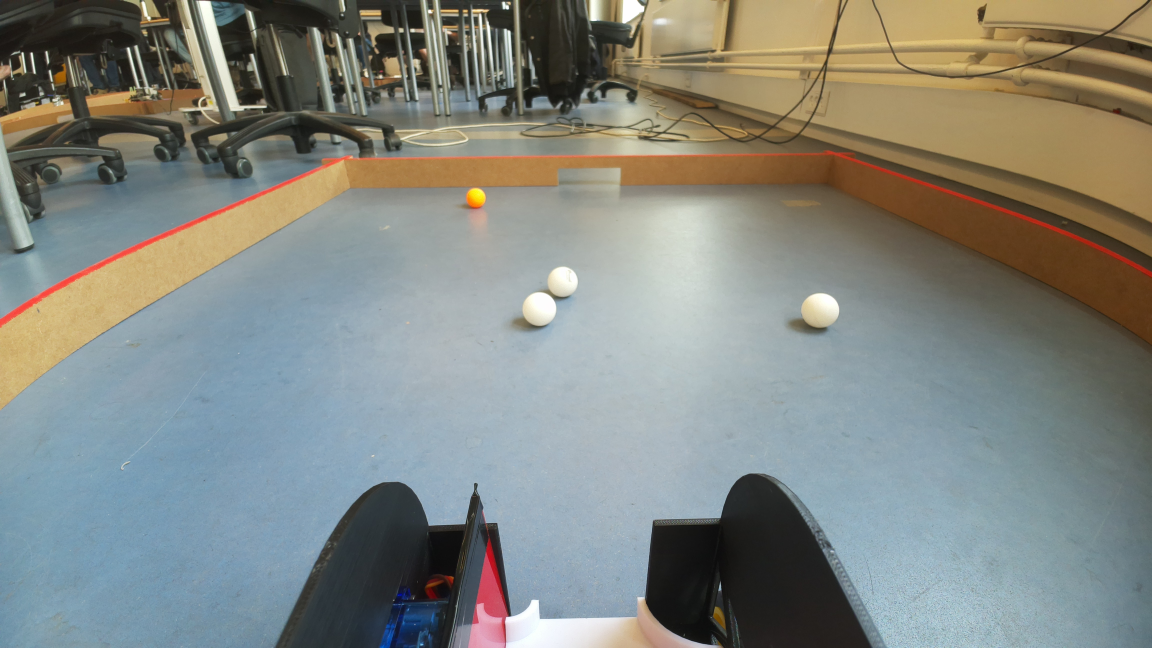
#> input picture test.jpg, 4608 x 2592 px (shown at 1/4 size)
$ python -i vision.py   (imports and definitions only)
#> lines starting #> are read from the running program, lines starting #| are printed output that depends on the picture; after the words box and inside, x2 and y2 are one past the last pixel; in counts of white or black regions, pixels touching at a corner belong together
#> further down, picture is the input picture: shape (2592, 4608, 3); mean B, G, R 128.7, 135, 131.5
### boundary_avoidance.py
import cv2
import numpy as np
import logging
from typing import List, Dict, Tuple, Optional
import time

# --- config.py (simulated for demonstration) ---
class Config:
    DEBUG_VISION = True

config = Config()
# -------------------------------------------------

class BoundaryAvoidanceSystem:
    """Simplified boundary avoidance system - backs up then turns right when wall detected"""

    def __init__(self):
        self.logger = logging.getLogger(__name__)
        logging.basicConfig(level=logging.INFO if config.DEBUG_VISION else logging.WARNING,
                            format='%(asctime)s - %(name)s - %(levelname)s - %(message)s')

        # Simple detection results
        self.detected_walls = []
        self.red_mask = None

        # Arena boundaries (keep this simple)
        self.arena_mask = None
        self.arena_detected = False
        self.arena_contour = None

        # Add compatibility properties for dashboard
        self.avoidance_state = None

        # NEW: Avoidance sequence tracking
        self.avoidance_sequence_active = False
        self.avoidance_step = 0  # 0 = not active, 1 = backing up, 2 = turning right
        self.avoidance_start_time = None

    def detect_arena_boundaries(self, frame) -> bool:
        """Simplified arena boundary detection"""
        if frame is None:
            return False

        h, w = frame.shape[:2]
        hsv = cv2.cvtColor(frame, cv2.COLOR_BGR2HSV)
#> hsv: shape (2592, 4608, 3); mean H, S, V 65.6, 60.7, 147.9

        # Simple red boundary detection
        lower_red1 = np.array([0, 150, 100])
        upper_red1 = np.array([15, 255, 255])
        lower_red2 = np.array([165, 150, 100])
        upper_red2 = np.array([180, 255, 255])

        mask1 = cv2.inRange(hsv, lower_red1, upper_red1)
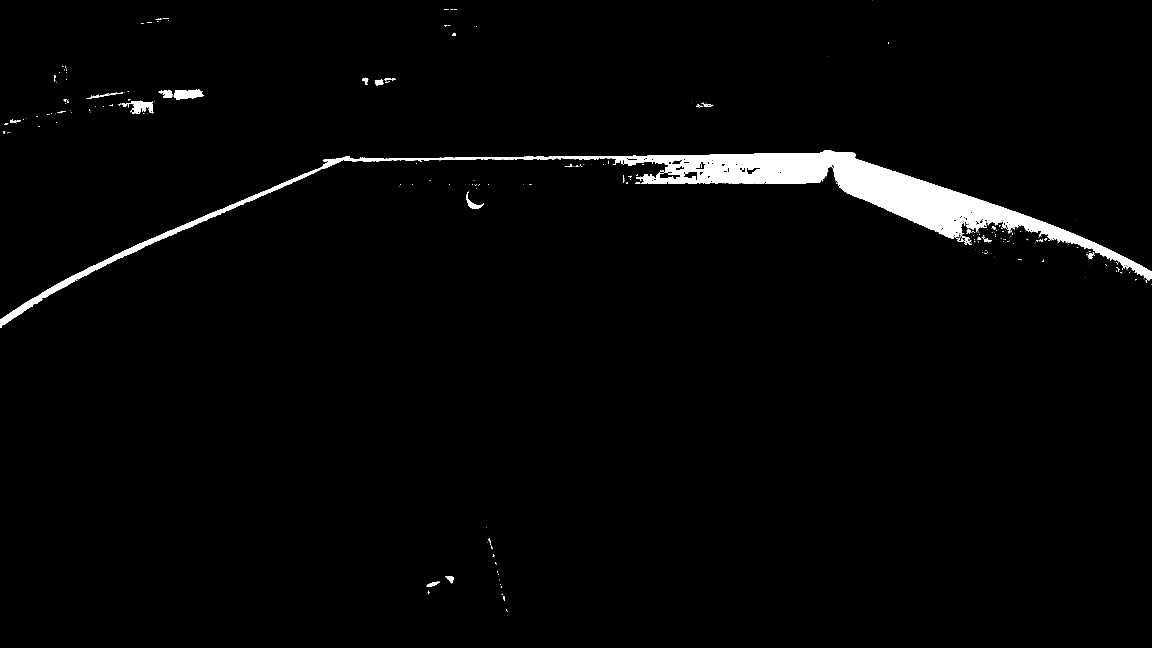
#> mask1: shape (2592, 4608) (shown at 1/4 size); 2.1% white; 506 white regions (431 under 20 px), largest, box (x1, y1, x2, y2) and area: (0, 600, 4608, 1311) 238413, (696, 357, 814, 400) 3292, (488, 403, 613, 456) 2839
        mask2 = cv2.inRange(hsv, lower_red2, upper_red2)
#> mask2: shape (2592, 4608); 0.17% white; 22 white regions (19 under 20 px), largest, box (x1, y1, x2, y2) and area: (1906, 2159, 2034, 2469) 19054, (2008, 2468, 2023, 2567) 778, (1892, 2437, 1914, 2495) 665
        red_boundary_mask = mask1 + mask2
#> red_boundary_mask: shape (2592, 4608); 2.3% white; 490 white regions (417 under 20 px), largest, box (x1, y1, x2, y2) and area: (0, 600, 4608, 1311) 238417, (1906, 2154, 2034, 2469) 19347, (696, 357, 814, 400) 3292

        # Clean up the boundary mask
        kernel = cv2.getStructuringElement(cv2.MORPH_RECT, (5, 5))
        red_boundary_mask = cv2.morphologyEx(red_boundary_mask, cv2.MORPH_CLOSE, kernel, iterations=2)
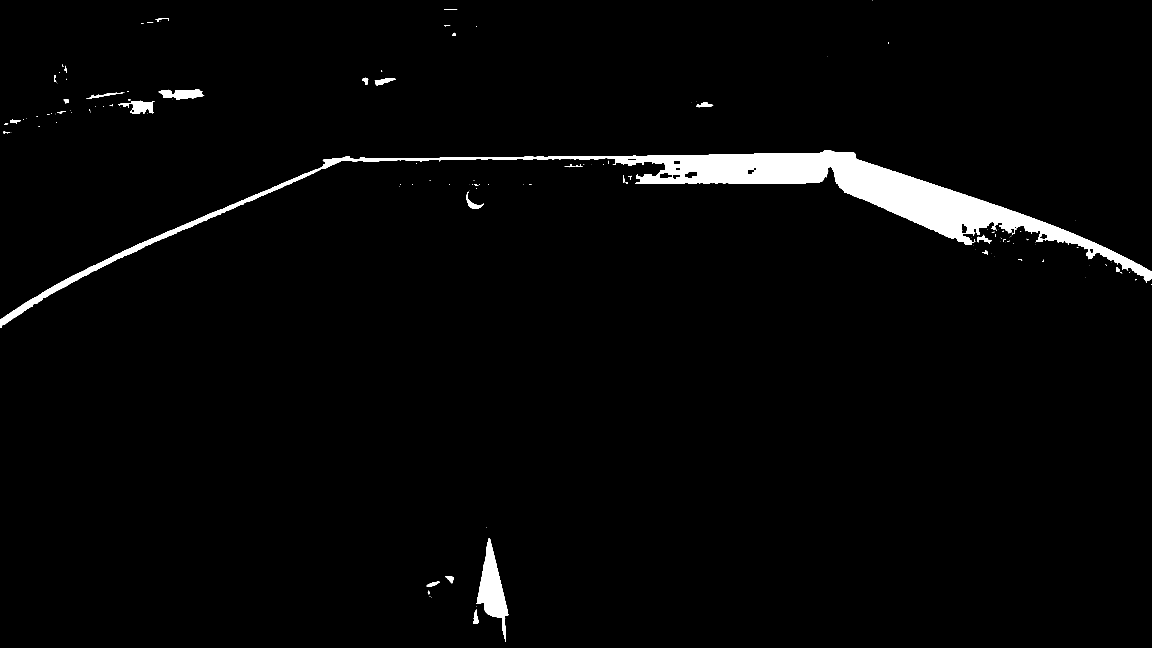
#> red_boundary_mask: shape (2592, 4608) (shown at 1/4 size); 2.5% white; 137 white regions (97 under 20 px)

        # Find the arena boundary contour
        contours, _ = cv2.findContours(red_boundary_mask, cv2.RETR_EXTERNAL, cv2.CHAIN_APPROX_SIMPLE)
#> contours = 137 contours, 106 with area under 20; largest, box (x1, y1, x2, y2) and area: (0, 600, 4608, 1311) 256112, (1906, 2154, 2034, 2567) 20580, (635, 356, 817, 400) 4599, (474, 403, 619, 456) 3598, (1499, 313, 1581, 342) 1070

        if contours:
            largest_contour = max(contours, key=cv2.contourArea)
#> largest_contour = contour of 4035 points, box (x1, y1, x2, y2) (0, 600, 4608, 1311), area 256112
            area = cv2.contourArea(largest_contour)
#> area = 256111.5

            # Check if this could be a valid arena boundary
            min_arena_area = (w * h) * 0.15

            if area > min_arena_area:
                # Create arena mask
                self.arena_mask = np.zeros((h, w), dtype=np.uint8)
                cv2.fillPoly(self.arena_mask, [largest_contour], 255)

                # Erode slightly to be safe
                erosion_kernel = cv2.getStructuringElement(cv2.MORPH_RECT, (10, 10))
                self.arena_mask = cv2.erode(self.arena_mask, erosion_kernel, iterations=1)

                self.arena_contour = largest_contour
                self.arena_detected = True

                if config.DEBUG_VISION:
                    self.logger.info(f"Arena boundary detected: area={area:.0f}")
                return True

        # Fallback: create a simple arena mask
        if not self.arena_detected:
            self.arena_mask = np.ones((h, w), dtype=np.uint8) * 255
            # Simple margins
            margin_h = int(h * 0.10)
            margin_w = int(w * 0.08)

            self.arena_mask[:margin_h, :] = 0
            self.arena_mask[-margin_h:, :] = 0
            self.arena_mask[:, :margin_w] = 0
            self.arena_mask[:, -margin_w:] = 0

            if config.DEBUG_VISION:
                self.logger.info("Using fallback arena mask")

        return False

    # [185 lines left out: functions detect_boundaries, get_avoidance_command, get_closest_boundary_distance, draw_boundary_visualization, get_status, reset, not called in this run]

### vision.py
import cv2
import numpy as np
import time
import subprocess
import os
import logging
from dataclasses import dataclass
from typing import List, Tuple, Optional
import config
from boundary_avoidance import BoundaryAvoidanceSystem

@dataclass
class DetectedObject:
    """Class to store detected object information"""
    object_type: str  # 'ball'
    center: Tuple[int, int]
    radius: int
    area: int
    confidence: float
    distance_from_center: float
    in_collection_zone: bool = False

class Pi5Camera:
    """Camera interface for Raspberry Pi 5 using libcamera"""

    def __init__(self):
        self.logger = logging.getLogger(__name__)
        self.temp_file = "/tmp/golfbot_frame.jpg"
        self.running = False

    # [45 lines left out: functions start_capture, capture_frame, release, not called in this run]

class VisionSystem:
    """Enhanced vision processing system with HoughCircles and ball centering - WHITE BALLS ONLY"""

    def __init__(self):
        self.logger = logging.getLogger(__name__)
        self.camera = Pi5Camera()
        self.frame_center_x = config.CAMERA_WIDTH // 2
        self.frame_center_y = config.CAMERA_HEIGHT // 2
        self.last_frame = None
        self.current_target = None

        # Initialize boundary avoidance system
        self.boundary_system = BoundaryAvoidanceSystem()

        # Collection zone boundaries
        self.collection_zone = self._calculate_collection_zone()

        # Detection method tracking
        self.detection_method = "hybrid"

        # Dashboard support - store recent detections
        self._last_detected_balls = []

        # Delegate arena properties to boundary system
        self.arena_mask = None
        self.arena_detected = False
        self.arena_contour = None

    def _calculate_collection_zone(self):
        """Calculate the collection zone boundaries"""
        horizontal_margin = config.CAMERA_WIDTH * 0.3
        left_boundary = int(horizontal_margin)
        right_boundary = int(config.CAMERA_WIDTH - horizontal_margin)

        vertical_threshold = int(config.CAMERA_HEIGHT * 0.4)
        bottom_boundary = config.CAMERA_HEIGHT

        return {
            'left': left_boundary,
            'right': right_boundary,
            'top': vertical_threshold,
            'bottom': bottom_boundary
        }

    def is_in_collection_zone(self, ball_center: Tuple[int, int]) -> bool:
        """Check if ball center is in the collection zone"""
        x, y = ball_center
        zone = self.collection_zone

        horizontal_ok = zone['left'] <= x <= zone['right']
        vertical_ok = zone['top'] <= y <= zone['bottom']

        return horizontal_ok and vertical_ok

    # === BALL CENTERING METHODS ===
    # [59 lines left out: functions is_ball_centered, get_centering_adjustment, calculate_drive_time_to_ball, not called in this run]

    def detect_excluded_areas(self, frame):
        """Detect white containers/cages where balls should be excluded"""
        if frame is None:
            return None

        h, w = frame.shape[:2]
        hsv = cv2.cvtColor(frame, cv2.COLOR_BGR2HSV)

        # Detect white/light colored containers (like the cage in your image)
        # More restrictive white detection for containers
        lower_white = np.array([0, 0, 180])    # Very bright
        upper_white = np.array([180, 30, 255]) # Low saturation
        white_mask = cv2.inRange(hsv, lower_white, upper_white)
#> white_mask: shape (2592, 4608); 9.7% white; 1542 white regions (1266 under 20 px), largest, box (x1, y1, x2, y2) and area: (1520, 802, 3109, 2013) 974639, (2022, 2399, 2548, 2592) 55351, (786, 3, 1065, 445) 20930

        # Clean up the mask to find solid white structures
        kernel = cv2.getStructuringElement(cv2.MORPH_RECT, (5, 5))
        white_mask = cv2.morphologyEx(white_mask, cv2.MORPH_CLOSE, kernel, iterations=3)
#> white_mask: shape (2592, 4608); 10.2% white; 534 white regions (337 under 20 px), largest, box (x1, y1, x2, y2) and area: (1514, 802, 3140, 2032) 1038024, (2022, 2386, 2579, 2592) 56115, (786, 0, 1065, 445) 21442
        white_mask = cv2.morphologyEx(white_mask, cv2.MORPH_OPEN, kernel, iterations=2)
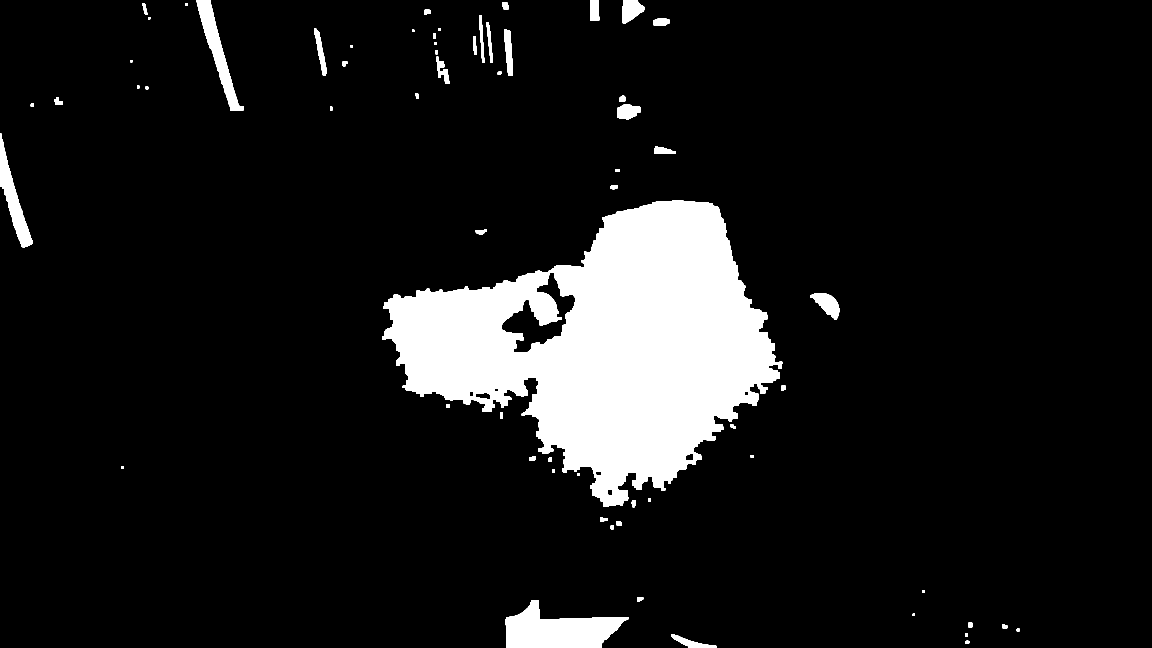
#> white_mask: shape (2592, 4608) (shown at 1/4 size); 9.9% white; 65 white regions

        # Find large white structures (containers/cages)
        contours, _ = cv2.findContours(white_mask, cv2.RETR_EXTERNAL, cv2.CHAIN_APPROX_SIMPLE)
#> contours = 65 contours; largest, box (x1, y1, x2, y2) and area: (1530, 803, 3129, 2026) 1064209, (2022, 2400, 2514, 2592) 54754, (786, 0, 976, 444) 20344, (0, 534, 131, 989) 17441, (3242, 1172, 3357, 1278) 6364

        exclusion_zones = []
        min_container_area = (w * h) * 0.02  # Container should be at least 2% of frame

        for contour in contours:
            area = cv2.contourArea(contour)
            if area > min_container_area:
                x, y, w_rect, h_rect = cv2.boundingRect(contour)

                # Check if this looks like a container (reasonable size and shape)
                aspect_ratio = w_rect / max(h_rect, 1)
                if 0.3 < aspect_ratio < 3.0 and w_rect > 50 and h_rect > 30:
                    # Expand the exclusion zone slightly to be safe
                    margin = 10
                    exclusion_zone = {
                        'x': max(0, x - margin),
                        'y': max(0, y - margin),
                        'width': min(w - x + margin, w_rect + 2*margin),
                        'height': min(h - y + margin, h_rect + 2*margin),
                        'area': area
                    }
                    exclusion_zones.append(exclusion_zone)

                    if config.DEBUG_VISION:
                        self.logger.info(f"Container exclusion zone: {w_rect}x{h_rect} at ({x},{y})")
#> this loop made 65 passes
#> (area, x, y, w_rect, h_rect, aspect_ratio, margin) on pass 28: (1064209, 1530, 803, 1599, 1223, 1.31, 10)
#> after the loop, exclusion_zones = 1 item

        return exclusion_zones

    def is_ball_in_exclusion_zone(self, ball_center, exclusion_zones):
        """Check if a ball center is inside any exclusion zone"""
        if not exclusion_zones:
            return False

        x, y = ball_center

        for zone in exclusion_zones:
            if (zone['x'] <= x <= zone['x'] + zone['width'] and
                zone['y'] <= y <= zone['y'] + zone['height']):
                if config.DEBUG_VISION:
                    self.logger.info(f"Ball at ({x},{y}) excluded - inside container")
                return True

        return False

    def detect_balls_hough_circles(self, frame) -> List[DetectedObject]:
        """Primary detection method using HoughCircles with exclusion zones - WHITE BALLS ONLY"""
        detected_objects = []

        if frame is None:
            return detected_objects

        # Get arena mask from boundary system
        if self.boundary_system.arena_mask is None:
            self.boundary_system.detect_arena_boundaries(frame)

        # Update local references for compatibility
        self.arena_mask = self.boundary_system.arena_mask
        self.arena_detected = self.boundary_system.arena_detected
        self.arena_contour = self.boundary_system.arena_contour

        # NEW: Get exclusion zones for containers/cages
        exclusion_zones = self.detect_excluded_areas(frame)
#> exclusion_zones = 1 item

        h, w = frame.shape[:2]

        # Convert to grayscale for HoughCircles
        gray = cv2.cvtColor(frame, cv2.COLOR_BGR2GRAY)
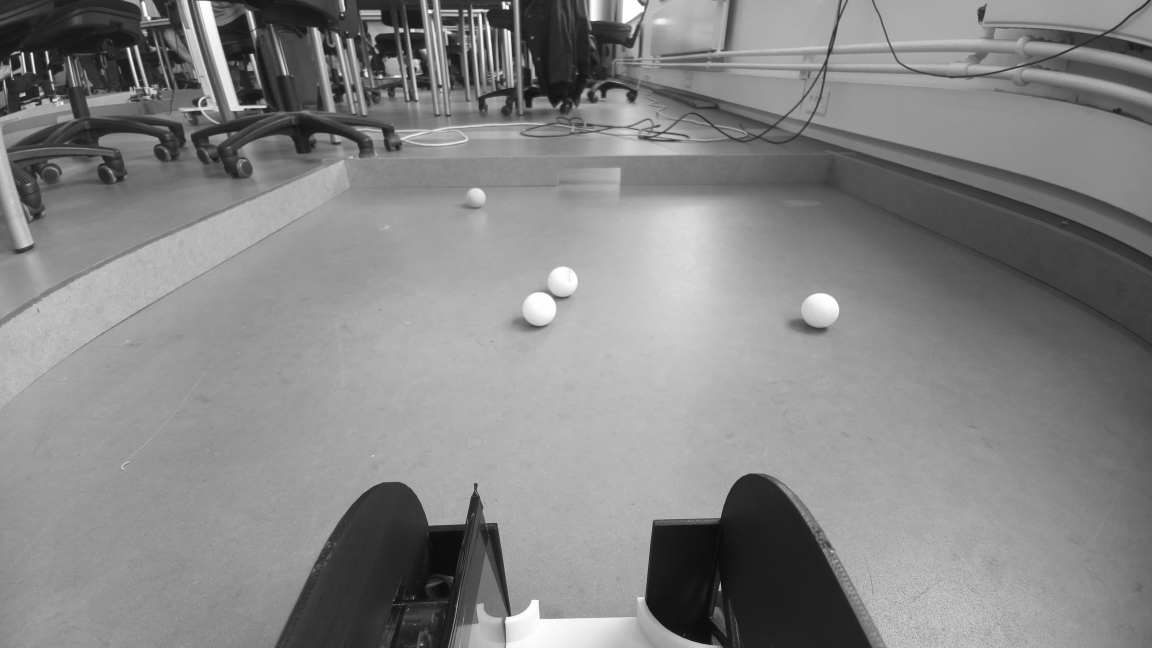
#> gray: shape (2592, 4608) (shown at 1/4 size); min 2, max 255, mean 133.2

        # Apply arena mask to focus detection
        if self.arena_mask is not None:
            gray = cv2.bitwise_and(gray, self.arena_mask)

        # Apply Gaussian blur to reduce noise
        gray_blurred = cv2.GaussianBlur(gray, (9, 9), 2)
#> (the rest of the program and of its run is left out)
